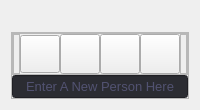
                  <widget class="QWidget" name="page_3">
                   <layout class="QVBoxLayout" name="verticalLayout_13">
                    <item>
                     <widget class="QLabel" name="label_2">
                      <property name="font">
                       <font>
                        <family>Segoe UI</family>
                        <pointsize>10</pointsize>
                       </font>
                      </property>
                      <property name="text">
                       <string comment="Enter A New Person Here"/>
                      </property>
                      <property name="alignment">
                       <set>Qt::AlignCenter</set>
                      </property>
                     </widget>
                    </item>
                    <item>
                     <widget class="QFrame" name="frame_6">
                      <property name="maximumSize">
                       <size>
                        <width>16777215</width>
                        <height>100</height>
                       </size>
                      </property>
                      <property name="frameShape">
                       <enum>QFrame::StyledPanel</enum>
                      </property>
                      <property name="frameShadow">
                       <enum>QFrame::Raised</enum>
                      </property>
                      <layout class="QVBoxLayout" name="verticalLayout_14">
                       <property name="spacing">
                        <number>0</number>
                       </property>
                       <property name="leftMargin">
                        <number>0</number>
                       </property>
                       <property name="topMargin">
                        <number>0</number>
                       </property>
                       <property name="rightMargin">
                        <number>0</number>
                       </property>
                       <property name="bottomMargin">
                        <number>0</number>
                       </property>
                       <item>
                        <widget class="QFrame" name="frame_10">
                         <property name="frameShape">
                          <enum>QFrame::StyledPanel</enum>
                         </property>
                         <property name="frameShadow">
                          <enum>QFrame::Raised</enum>
                         </property>
                         <layout class="QHBoxLayout" name="horizontalLayout_7">
                          <property name="spacing">
                           <number>0</number>
                          </property>
                          <property name="leftMargin">
                           <number>0</number>
                          </property>
                          <property name="topMargin">
                           <number>0</number>
                          </property>
                          <property name="rightMargin">
                           <number>0</number>
                          </property>
                          <property name="bottomMargin">
                           <number>0</number>
                          </property>
                          <item>
                           <widget class="QFrame" name="frame_11">
                            <property name="frameShape">
                             <enum>QFrame::StyledPanel</enum>
                            </property>
                            <property name="frameShadow">
                             <enum>QFrame::Raised</enum>
                            </property>
                           </widget>
                          </item>
                          <item>
                           <widget class="QPushButton" name="pushButton_3">
                            <property name="minimumSize">
                             <size>
                              <width>0</width>
                              <height>38</height>
                             </size>
                            </property>
                            <property name="cursor">
                             <cursorShape>PointingHandCursor</cursorShape>
                            </property>
                            <property name="toolTip">
                             <string>Camera On</string>
                            </property>
                            <property name="styleSheet">
                             <string notr="true">QPushButton{
color: rgb(120, 120, 175);
}
QPushButton:hover{
background-color: rgb(120, 120, 175);
	color: rgb(0, 0, 0);
}</string>
                            </property>
                            <property name="text">
                             <string/>
                            </property>
                            <property name="icon">
                             <iconset>
                              <normaloff>icon/camera-free-icon-font.png</normaloff>icon/camera-free-icon-font.png</iconset>
                            </property>
                            <property name="iconSize">
                             <size>
                              <width>32</width>
                              <height>32</height>
                             </size>
                            </property>
                           </widget>
                          </item>
                          <item>
                           <widget class="QPushButton" name="pushButton_8">
                            <property name="minimumSize">
                             <size>
                              <width>0</width>
                              <height>40</height>
                             </size>
                            </property>
                            <property name="cursor">
                             <cursorShape>PointingHandCursor</cursorShape>
                            </property>
                            <property name="toolTip">
                             <string>Take Photos for Train Set</string>
                            </property>
                            <property name="styleSheet">
                             <string notr="true">QPushButton{
color: rgb(120, 120, 175);
}
QPushButton:hover{
background-color: rgb(120, 120, 175);
	color: rgb(0, 0, 0);
}</string>
                            </property>
                            <property name="text">
                             <string/>
                            </property>
                            <property name="icon">
                             <iconset>
                              <normaloff>icon/cursor-finger-free-icon-font.png</normaloff>icon/cursor-finger-free-icon-font.png</iconset>
                            </property>
                            <property name="iconSize">
                             <size>
                              <width>32</width>
                              <height>32</height>
                             </size>
                            </property>
                           </widget>
                          </item>
                          <item>
                           <widget class="QPushButton" name="pushButton_12">
                            <property name="minimumSize">
                             <size>
                              <width>0</width>
                              <height>40</height>
                             </size>
                            </property>
                            <property name="cursor">
                             <cursorShape>PointingHandCursor</cursorShape>
                            </property>
                            <property name="toolTip">
                             <string>Take Photos for Test Set</string>
                            </property>
                            <property name="styleSheet">
                             <string notr="true">QPushButton{
color: rgb(120, 120, 175);
}
QPushButton:hover{
background-color: rgb(120, 120, 175);
	color: rgb(0, 0, 0);
}</string>
                            </property>
                            <property name="text">
                             <string/>
                            </property>
                            <property name="icon">
                             <iconset>
                              <normaloff>icon/cursor-finger-free-icon-font (1).png</normaloff>icon/cursor-finger-free-icon-font (1).png</iconset>
                            </property>
                            <property name="iconSize">
                             <size>
                              <width>32</width>
                              <height>32</height>
                             </size>
                            </property>
                           </widget>
                          </item>
                          <item>
                           <widget class="QPushButton" name="pushButton_9">
                            <property name="minimumSize">
                             <size>
                              <width>0</width>
                              <height>40</height>
                             </size>
                            </property>
                            <property name="cursor">
                             <cursorShape>PointingHandCursor</cursorShape>
                            </property>
                            <property name="toolTip">
                             <string>Camera Off</string>
                            </property>
                            <property name="styleSheet">
                             <string notr="true">QPushButton{
color: rgb(120, 120, 175);
}
QPushButton:hover{
background-color: rgb(120, 120, 175);
	color: rgb(0, 0, 0);
}</string>
                            </property>
                            <property name="text">
                             <string/>
                            </property>
                            <property name="icon">
                             <iconset>
                              <normaloff>icon/check-free-icon-font.png</normaloff>icon/check-free-icon-font.png</iconset>
                            </property>
                            <property name="iconSize">
                             <size>
                              <width>32</width>
                              <height>32</height>
                             </size>
                            </property>
                           </widget>
                          </item>
                          <item>
                           <widget class="QFrame" name="frame_12">
                            <property name="frameShape">
                             <enum>QFrame::StyledPanel</enum>
                            </property>
                            <property name="frameShadow">
                             <enum>QFrame::Raised</enum>
                            </property>
                           </widget>
                          </item>
                         </layout>
                        </widget>
                       </item>
                       <item>
                        <widget class="QLineEdit" name="lineEdit">
                         <property name="maximumSize">
                          <size>
                           <width>16777215</width>
                           <height>35</height>
                          </size>
                         </property>
                         <property name="font">
                          <font>
                           <family>Segoe UI</family>
                           <pointsize>10</pointsize>
                           <stylestrategy>PreferDefault</stylestrategy>
                          </font>
                         </property>
                         <property name="styleSheet">
                          <string notr="true">QLineEdit{
background-color: rgb(43, 44, 50);
color: rgb(120, 120, 175);
}
QLineEdit:hover{
background-color: rgb(120, 120, 175);
	color: rgb(0, 0, 0);
}
</string>
                         </property>
                         <property name="inputMask">
                          <string/>
                         </property>
                         <property name="text">
                          <string/>
                         </property>
                         <property name="alignment">
                          <set>Qt::AlignCenter</set>
                         </property>
                         <property name="placeholderText">
                          <string>Enter A New Person Here</string>
                         </property>
                        </widget>
                       </item>
                      </layout>
                     </widget>
                    </item>
                   </layout>
                  </widget>
